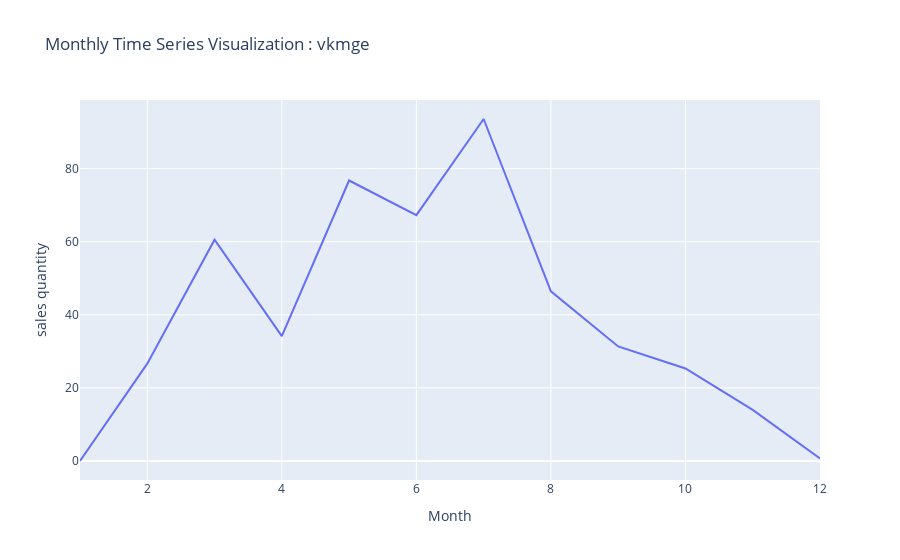

The notebook cell saved with this chart:
### Markdown cell above
## "vk_mge" Seasonality Analysis

### Code cell
def vis_monthly(data_season,feat):
    vk_month = data_season.groupby("month")[feat].mean()
    fig = go.Figure()
    fig.add_trace(go.Scatter(x=vk_month.index, y=vk_month.values, mode = "lines" ,name = "Monthly Sales"))
    fig.update_layout(title=f'Monthly Time Series Visualization : {feat}', xaxis_title='Month', yaxis_title='sales quantity')
    fig.show()
vis_monthly(data_season, "vkmge")

### Figure 1 — Plotly figure (JSON) as saved in the notebook; plotly's stock layout.template omitted (floating-point values rounded to 4 significant figures)
{"data": [{"mode": "lines", "name": "Monthly Sales", "type": "scatter", "x": [1, 2, 3, 4, 5, 6, 7, 8, 9, 10, 11, 12], "y": [0, 26.64, 60.53, 34.17, 76.74, 67.25, 93.56, 46.4, 31.35, 25.32, 13.97, 0.697]}], "layout": {"title": {"text": "Monthly Time Series Visualization : vkmge"}, "xaxis": {"title": {"text": "Month"}}, "yaxis": {"title": {"text": "sales quantity"}}}}
